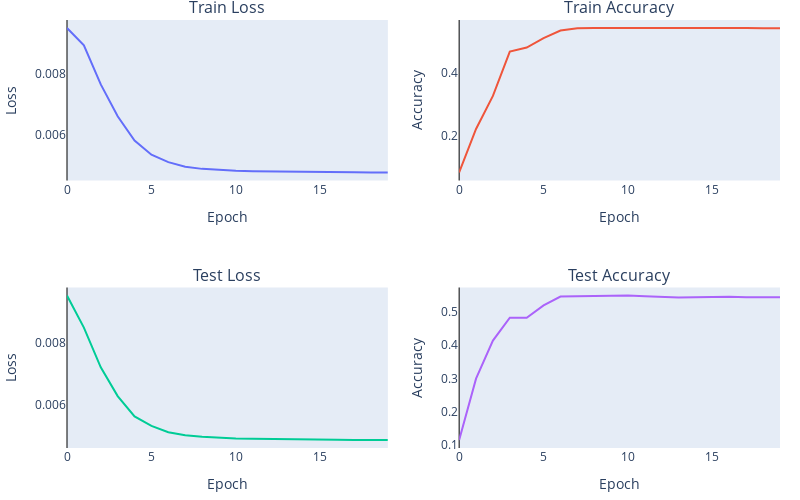

This figure's notebook cell:
### Code cell
plot_metrics(train_loss,train_acc, test_loss, test_acc)

### Figure 1 — Plotly figure (JSON) as saved in the notebook; plotly's stock layout.template omitted (floating-point values rounded to 4 significant figures)
{"data": [{"type": "scatter", "xaxis": "x", "y": [0.009497, 0.008929, 0.007648, 0.006599, 0.005806, 0.005339, 0.005097, 0.004944, 0.004876, 0.004838, 0.004816, 0.004798, 0.004789, 0.004782, 0.004772, 0.004771, 0.004764, 0.004762, 0.004758, 0.004758], "yaxis": "y"}, {"type": "scatter", "xaxis": "x2", "y": [0.0816, 0.2213, 0.3272, 0.4692, 0.4824, 0.5123, 0.5367, 0.5443, 0.5446, 0.5449, 0.5447, 0.5447, 0.5444, 0.5446, 0.5446, 0.5445, 0.5447, 0.5445, 0.5444, 0.5444], "yaxis": "y2"}, {"type": "scatter", "xaxis": "x3", "y": [0.009535, 0.008495, 0.007205, 0.006271, 0.005612, 0.005301, 0.005099, 0.004997, 0.004949, 0.004915, 0.004893, 0.004883, 0.004873, 0.004865, 0.00486, 0.004857, 0.004852, 0.004847, 0.004849, 0.004846], "yaxis": "y3"}, {"type": "scatter", "xaxis": "x4", "y": [0.114, 0.299, 0.414, 0.483, 0.483, 0.52, 0.547, 0.548, 0.549, 0.549, 0.55, 0.548, 0.546, 0.544, 0.545, 0.546, 0.546, 0.545, 0.546, 0.545], "yaxis": "y4"}], "layout": {"annotations": [{"font": {"size": 16}, "showarrow": false, "text": "Train Loss", "x": 0.225, "xanchor": "center", "xref": "paper", "y": 1, "yanchor": "bottom", "yref": "paper"}, {"font": {"size": 16}, "showarrow": false, "text": "Train Accuracy", "x": 0.775, "xanchor": "center", "xref": "paper", "y": 1, "yanchor": "bottom", "yref": "paper"}, {"font": {"size": 16}, "showarrow": false, "text": "Test Loss", "x": 0.225, "xanchor": "center", "xref": "paper", "y": 0.375, "yanchor": "bottom", "yref": "paper"}, {"font": {"size": 16}, "showarrow": false, "text": "Test Accuracy", "x": 0.775, "xanchor": "center", "xref": "paper", "y": 0.375, "yanchor": "bottom", "yref": "paper"}], "font": {"size": 12}, "height": 500, "margin": {"b": 10, "l": 10, "pad": 0, "r": 20, "t": 20}, "showlegend": false, "width": 800, "xaxis": {"anchor": "y", "domain": [0, 0.45], "showgrid": false, "title": {"text": "Epoch"}, "zeroline": true, "zerolinecolor": "black", "zerolinewidth": 1}, "xaxis2": {"anchor": "y2", "domain": [0.55, 1], "showgrid": false, "title": {"text": "Epoch"}, "zeroline": true, "zerolinecolor": "black", "zerolinewidth": 1}, "xaxis3": {"anchor": "y3", "domain": [0, 0.45], "showgrid": false, "title": {"text": "Epoch"}, "zeroline": true, "zerolinecolor": "black", "zerolinewidth": 1}, "xaxis4": {"anchor": "y4", "domain": [0.55, 1], "showgrid": false, "title": {"text": "Epoch"}, "zeroline": true, "zerolinecolor": "black", "zerolinewidth": 1}, "yaxis": {"anchor": "x", "domain": [0.625, 1], "showgrid": false, "title": {"text": "Loss"}}, "yaxis2": {"anchor": "x2", "domain": [0.625, 1], "showgrid": false, "title": {"text": "Accuracy"}}, "yaxis3": {"anchor": "x3", "domain": [0, 0.375], "showgrid": false, "title": {"text": "Loss"}}, "yaxis4": {"anchor": "x4", "domain": [0, 0.375], "showgrid": false, "title": {"text": "Accuracy"}}}}
